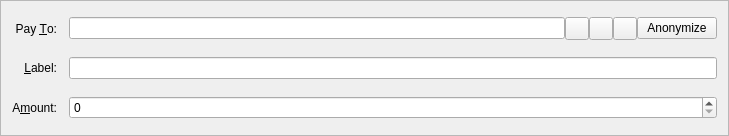
<?xml version="1.0" encoding="UTF-8"?>
<ui version="4.0">
 <class>SendCoinsEntry</class>
 <widget class="QFrame" name="SendCoinsEntry">
  <property name="geometry">
   <rect>
    <x>0</x>
    <y>0</y>
    <width>729</width>
    <height>136</height>
   </rect>
  </property>
  <property name="windowTitle">
   <string>Form</string>
  </property>
  <property name="autoFillBackground">
   <bool>true</bool>
  </property>
  <property name="locale">
   <locale language="English" country="UnitedStates"/>
  </property>
  <property name="frameShape">
   <enum>QFrame::StyledPanel</enum>
  </property>
  <property name="frameShadow">
   <enum>QFrame::Sunken</enum>
  </property>
  <layout class="QGridLayout" name="gridLayout">
   <property name="spacing">
    <number>12</number>
   </property>
   <item row="5" column="0">
    <widget class="QLabel" name="label">
     <property name="text">
      <string>A&amp;mount:</string>
     </property>
     <property name="alignment">
      <set>Qt::AlignRight|Qt::AlignTrailing|Qt::AlignVCenter</set>
     </property>
     <property name="buddy">
      <cstring>payAmount</cstring>
     </property>
    </widget>
   </item>
   <item row="3" column="0">
    <widget class="QLabel" name="label_2">
     <property name="text">
      <string>Pay &amp;To:</string>
     </property>
     <property name="alignment">
      <set>Qt::AlignRight|Qt::AlignTrailing|Qt::AlignVCenter</set>
     </property>
     <property name="buddy">
      <cstring>payTo</cstring>
     </property>
    </widget>
   </item>
   <item row="5" column="1">
    <widget class="BitcoinAmountField" name="payAmount"/>
   </item>
   <item row="4" column="1">
    <layout class="QHBoxLayout" name="horizontalLayout_2">
     <property name="spacing">
      <number>0</number>
     </property>
     <item>
      <widget class="QValidatedLineEdit" name="addAsLabel">
       <property name="enabled">
        <bool>true</bool>
       </property>
       <property name="toolTip">
        <string>Enter a label for this address to add it to your address book</string>
       </property>
      </widget>
     </item>
    </layout>
   </item>
   <item row="4" column="0">
    <widget class="QLabel" name="label_4">
     <property name="text">
      <string>&amp;Label:</string>
     </property>
     <property name="alignment">
      <set>Qt::AlignRight|Qt::AlignTrailing|Qt::AlignVCenter</set>
     </property>
     <property name="buddy">
      <cstring>addAsLabel</cstring>
     </property>
    </widget>
   </item>
   <item row="3" column="1">
    <layout class="QHBoxLayout" name="payToLayout">
     <property name="spacing">
      <number>0</number>
     </property>
     <item>
      <widget class="QValidatedLineEdit" name="payTo">
       <property name="toolTip">
        <string>The address to send the payment to  (e.g. 4Zo1ga6xuKuQ7JV7M9rGDoxdbYwV5zgQJ5)</string>
       </property>
       <property name="maxLength">
        <number>34</number>
       </property>
      </widget>
     </item>
     <item>
      <widget class="QToolButton" name="addressBookButton">
       <property name="toolTip">
        <string>Choose address from address book</string>
       </property>
       <property name="text">
        <string/>
       </property>
       <property name="icon">
        <iconset resource="../bitcoin.qrc">
         <normaloff>:/icons/address-book</normaloff>:/icons/address-book</iconset>
       </property>
       <property name="shortcut">
        <string>Alt+A</string>
       </property>
      </widget>
     </item>
     <item>
      <widget class="QToolButton" name="pasteButton">
       <property name="toolTip">
        <string>Paste address from clipboard</string>
       </property>
       <property name="text">
        <string/>
       </property>
       <property name="icon">
        <iconset resource="../bitcoin.qrc">
         <normaloff>:/icons/editpaste</normaloff>:/icons/editpaste</iconset>
       </property>
       <property name="shortcut">
        <string>Alt+P</string>
       </property>
      </widget>
     </item>
     <item>
      <widget class="QToolButton" name="deleteButton">
       <property name="toolTip">
        <string>Remove this recipient</string>
       </property>
       <property name="text">
        <string/>
       </property>
       <property name="icon">
        <iconset resource="../bitcoin.qrc">
         <normaloff>:/icons/remove</normaloff>:/icons/remove</iconset>
       </property>
      </widget>
     </item>
     <item>
      <widget class="QPushButton" name="anonymizesendButton">
       <property name="text">
        <string>Anonymize</string>
       </property>
      </widget>
     </item>
    </layout>
   </item>
  </layout>
 </widget>
 <customwidgets>
  <customwidget>
   <class>BitcoinAmountField</class>
   <extends>QSpinBox</extends>
   <header>bitcoinamountfield.h</header>
   <container>1</container>
  </customwidget>
  <customwidget>
   <class>QValidatedLineEdit</class>
   <extends>QLineEdit</extends>
   <header>qvalidatedlineedit.h</header>
  </customwidget>
 </customwidgets>
 <resources>
  <include location="../bitcoin.qrc"/>
 </resources>
 <connections/>
</ui>
